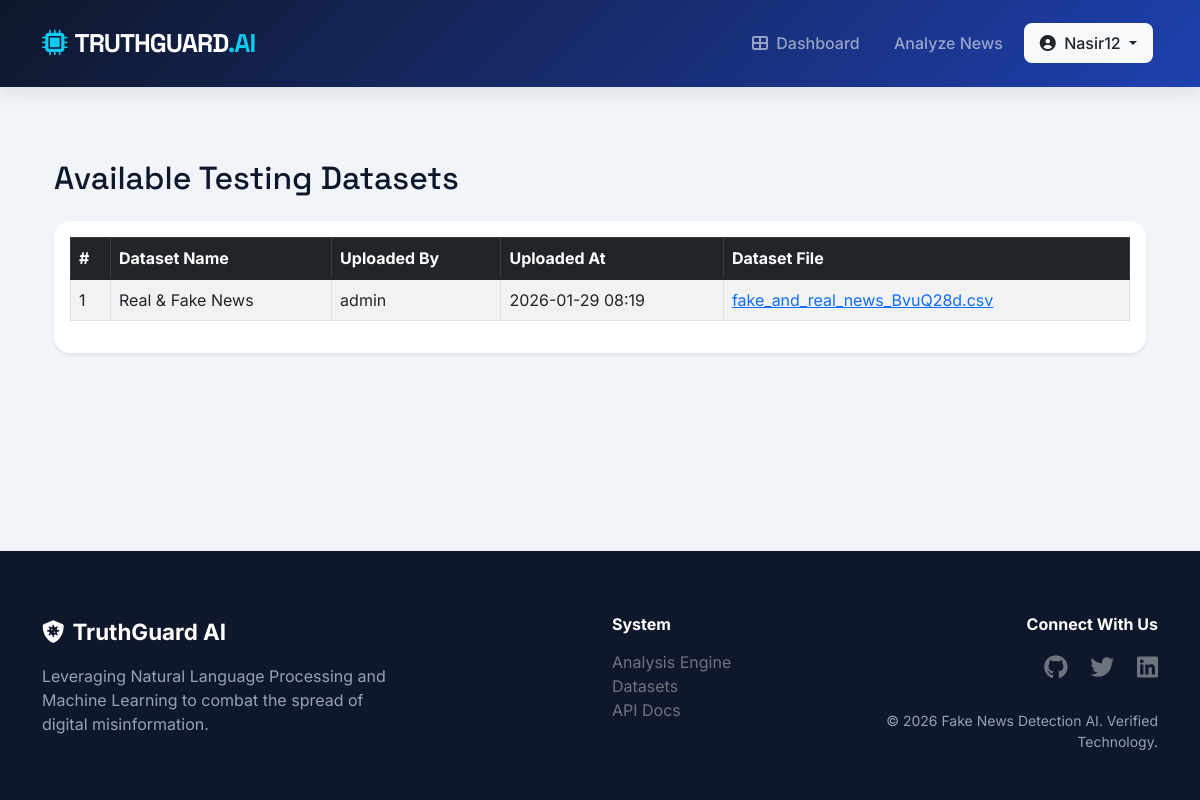
Before: /datasets/ (signed in) with the older database file.
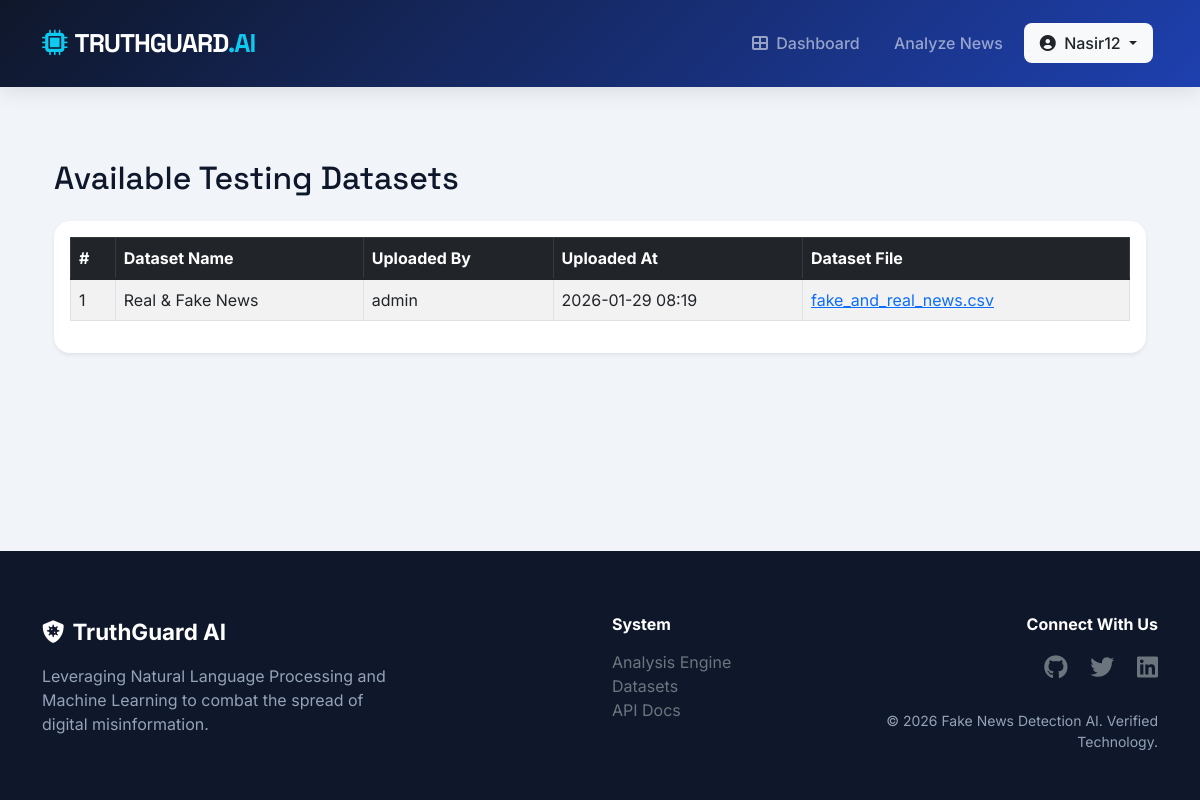
After: the same page with the newer database file.
### myapp/models.py (models this page shows, shortened)
class Dataset(models.Model):
    dataset_name = models.CharField(max_length=150)
    dataset_file = models.FileField(upload_to='datasets/')
    uploaded_by = models.ForeignKey(User, on_delete=models.SET_NULL, null=True)
    uploaded_at = models.DateTimeField(default=timezone.now)

### myapp/views.py (the view)
# urls.py: path('datasets/', views.dataset_list, name='dataset_list'),
@login_required
def dataset_list(request):
    datasets = Dataset.objects.all().order_by('-uploaded_at')
    context = {
        'datasets': datasets
    }
    return render(request, 'datasets.html', context)

### templates/datasets.html (shortened to what this page needs)
{% extends 'base.html' %}
{% block content %}
<div class="container mt-4">
    <h2 class="mb-4">Available Testing Datasets</h2>
    {% if datasets %}
        <div class="card shadow-sm">
            <div class="card-body table-responsive">
                <table class="table table-striped table-bordered align-middle">
                    <thead class="table-dark">
                        <tr>
                            <th>#</th>
                            <th>Dataset Name</th>
                            <th>Uploaded By</th>
                            <th>Uploaded At</th>
                            <th>Dataset File</th>
                        </tr>
                    </thead>
                    <tbody>
                        {% for dataset in datasets %}
                        <tr>
                            <td>{{ forloop.counter }}</td>
                            <td>{{ dataset.dataset_name }}</td>
                            <td>
                                {% if dataset.uploaded_by %}
                                    {{ dataset.uploaded_by.username }}
                                {% else %}
                                    System
                                {% endif %}
                            </td>
                            <td>{{ dataset.uploaded_at|date:"Y-m-d H:i" }}</td>
                            <td>
                                {% if dataset.dataset_file %}
                                    <a href="{{ dataset.dataset_file.url }}" target="_blank">
                                        {{ dataset.dataset_file.name|slice:"9:" }}
                                    </a>
                                {% else %}
                                    <span class="text-muted">No File</span>
                                {% endif %}
                            </td>
                        </tr>
                        {% endfor %}
                    </tbody>
                </table>
            </div>
        </div>
    {% else %}
        <div class="alert alert-info">
            No datasets available.
        </div>
    {% endif %}
</div>
{% endblock %}

### templates/base.html (shortened to what this page needs)
<!DOCTYPE html>
{% load static %}
<html lang="en">
<head>
    <link href="https://cdn.jsdelivr.net/npm/bootstrap@5.1.3/dist/css/bootstrap.min.css" rel="stylesheet">
    <link href="https://cdnjs.cloudflare.com/ajax/libs/font-awesome/6.0.0-beta3/css/all.min.css" rel="stylesheet">
</head>
<body>
    <nav class="navbar navbar-expand-lg navbar-dark sticky-top">
        <div class="container">
            <a class="navbar-brand" href="/">
                <i class="fas fa-microchip text-info me-2"></i>TRUTHGUARD<span class="text-info">.AI</span>
            </a>
            <div class="collapse navbar-collapse" id="navbarNav">
                <ul class="navbar-nav ms-auto align-items-center">
                    {% if user.is_authenticated %}
                        <li class="nav-item">
                            <a class="nav-link" href="{% url 'dashboard' %}"><i class="fas fa-th-large me-1"></i> Dashboard</a>
                        </li>
                        <li class="nav-item">
                            <a class="nav-link" href="{% url 'submit_news' %}"> Analyze News</a>
                        </li>
                        <li class="nav-item dropdown">
                            <a class="nav-link dropdown-toggle bg-light text-dark px-3 ms-2" href="#" id="userDrop" data-bs-toggle="dropdown">
                                <i class="fas fa-user-circle me-1"></i> {{ user.username }}
                            </a>
                        </li>
                    {% endif %}
                </ul>
            </div>
        </div>
    </nav>
    <main class="container my-5 fade-in">
        {% block content %}
        {% endblock %}
    </main>
    <footer>
        <div class="container">
            <div class="row g-4">
                <div class="col-lg-4">
                    <div class="footer-logo mb-3">
                        <i class="fas fa-shield-virus me-2"></i>TruthGuard AI
                    </div>
                    <p>Leveraging Natural Language Processing and Machine Learning to combat the spread of digital misinformation.</p>
                </div>
                <div class="col-lg-2 offset-lg-2">
                    <h6 class="text-white fw-bold mb-3">System</h6>
                    <ul class="list-unstyled">
                        <li><a href="#" class="text-decoration-none text-muted">Analysis Engine</a></li>
                        <li><a href="#" class="text-decoration-none text-muted">Datasets</a></li>
                        <li><a href="#" class="text-decoration-none text-muted">API Docs</a></li>
                    </ul>
                </div>
                <div class="col-lg-4 text-lg-end">
                    <h6 class="text-white fw-bold mb-3">Connect With Us</h6>
                    <div class="fs-4">
                        <a href="#" class="text-muted me-3"><i class="fab fa-github"></i></a>
                        <a href="#" class="text-muted me-3"><i class="fab fa-twitter"></i></a>
                        <a href="#" class="text-muted"><i class="fab fa-linkedin"></i></a>
                    </div>
                    <p class="mt-4 small">&copy; 2026 Fake News Detection AI. Verified Technology.</p>
                </div>
            </div>
        </div>
    </footer>
</body>
</html>

### templates/base.html (style rules this page uses)
:root { --glass-bg: rgba(255, 255, 255, 0.95); --primary-gradient: linear-gradient(135deg, #0f172a 0%, #1e40af 100%); --accent-color: #3b82f6; --success-green: #10b981; --fake-red: #ef4444; --text-main: #0f172a; --bg-body: #f1f5f9; }
body { font-family: 'Inter', sans-serif; background-color: var(--bg-body); color: var(--text-main); min-height: 100vh; display: flex; flex-direction: column; }
h1, h2, h3, .navbar-brand { font-family: 'Space Grotesk', sans-serif; }
.navbar { background: var(--primary-gradient); backdrop-filter: blur(10px); padding: 1.2rem 0; box-shadow: 0 4px 20px rgba(0,0,0,0.1); }
.navbar-brand { font-weight: 700; letter-spacing: -1px; font-size: 1.6rem; }
.nav-link { font-weight: 500; margin: 0 5px; border-radius: 8px; transition: all 0.2s ease; }
.card { border: none; border-radius: 16px; box-shadow: 0 10px 30px rgba(0,0,0,0.04); overflow: hidden; background: #ffffff; }
footer { background: #0f172a; color: #94a3b8; padding: 4rem 0 2rem; margin-top: auto; }
.footer-logo { color: white; font-weight: 700; font-size: 1.4rem; }
.fade-in { animation: fadeIn 0.6s ease-in; }

Changed rows visible on the page:
changed Dataset "Real & Fake News": dataset_file.name "fake_and_real_news_BvuQ28d.csv" → "fake_and_real_news.csv"
